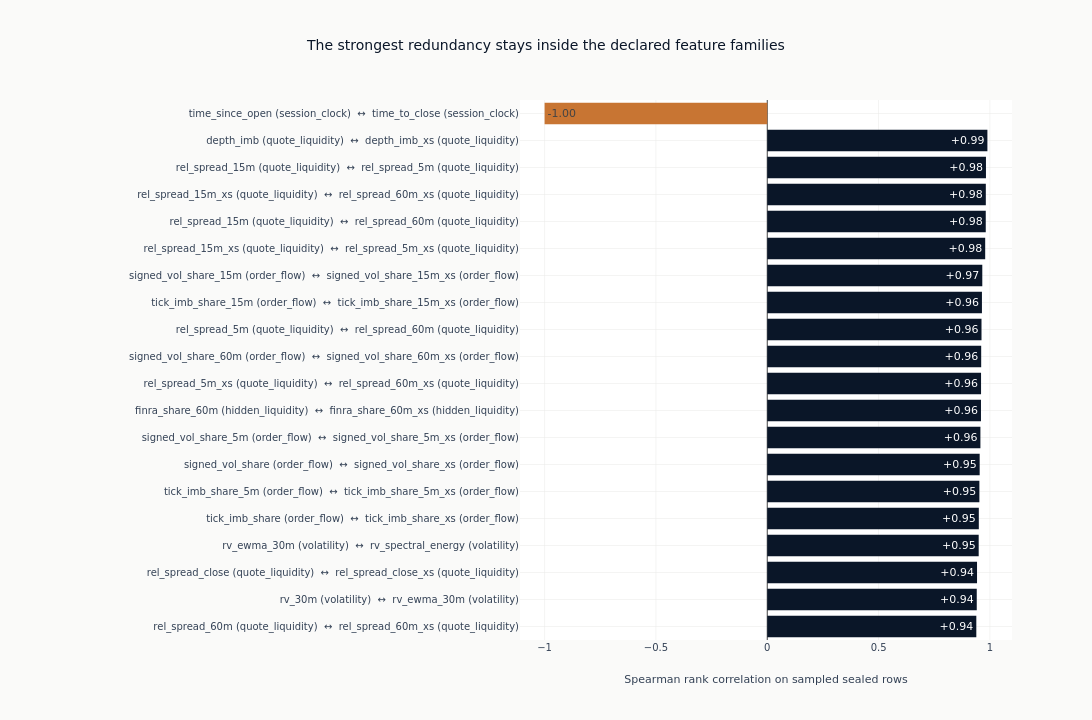

Notebook cell for this chart:
### Markdown cell above
### The Strongest Redundant Pairs

Ranked pairs rather than the full matrix. At this many features an unmasked
heatmap is mostly empty space with tick labels too small to read, and the question
the section asks is about specific pairs: which two candidates are the same
evidence entered twice. Each bar names both members and the family each belongs
to, so a pair drawn from one family and a pair spanning two are distinguishable —
the second kind is the one a family-by-family selection would miss. The counts
printed below the figure separate the two, and separate out the pairs that are a
level against its own cross-sectional z-score, which are redundant by
construction rather than by anything the data did.

### Code cell
RANKED_PAIRS = 20
if high_corr_pairs:
    ranked = sorted(high_corr_pairs, key=lambda pair: abs(pair[2]), reverse=True)[:RANKED_PAIRS]
    pair_labels = [
        f"{left} ({families.get(left, 'other')})  ↔  {right} ({families.get(right, 'other')})"
        for left, right, _ in ranked
    ]
    pair_values = [float(value) for _, _, value in ranked]
    cross_family = sum(
        families.get(left, "other") != families.get(right, "other") for left, right, _ in ranked
    )
    # A level against its own cross-sectional z-score: the same measurement twice,
    # which the family declaration already says is one hypothesis on two scales.
    same_twin = sum(left == f"{right}_xs" or right == f"{left}_xs" for left, right, _ in ranked)
    fig = go.Figure(
        go.Bar(
            x=list(reversed(pair_values)),
            y=list(reversed(pair_labels)),
            orientation="h",
            marker_color=[
                COLORS["blue"] if value > 0 else COLORS["copper"] for value in reversed(pair_values)
            ],
            text=[f"{value:+.2f}" for value in reversed(pair_values)],
            textposition="inside",
        )
    )
    fig.update_layout(
        title="The strongest redundancy stays inside the declared feature families",
        xaxis_title="Spearman rank correlation on sampled sealed rows",
        height=720,
        width=1150,
        margin={"l": 520},
        showlegend=False,
    )
    fig.show()
    print(f"Of the {len(ranked)} strongest pairs, {cross_family} span two families")
    print(f"Of the {len(ranked)} strongest pairs, {same_twin} are a level against its own z-score")

### Figure 1 — Plotly figure (JSON) as saved in the notebook; plotly's stock layout.template omitted (floating-point values rounded to 4 significant figures)
{"data": [{"marker": {"color": ["#0a1628", "#0a1628", "#0a1628", "#0a1628", "#0a1628", "#0a1628", "#0a1628", "#0a1628", "#0a1628", "#0a1628", "#0a1628", "#0a1628", "#0a1628", "#0a1628", "#0a1628", "#0a1628", "#0a1628", "#0a1628", "#0a1628", "#C87533"]}, "orientation": "h", "text": ["+0.94", "+0.94", "+0.94", "+0.95", "+0.95", "+0.95", "+0.95", "+0.96", "+0.96", "+0.96", "+0.96", "+0.96", "+0.96", "+0.97", "+0.98", "+0.98", "+0.98", "+0.98", "+0.99", "-1.00"], "textposition": "inside", "type": "bar", "x": [0.939, 0.9409, 0.9422, 0.9496, 0.9502, 0.9527, 0.954, 0.9573, 0.9599, 0.9603, 0.9609, 0.9622, 0.9642, 0.9658, 0.9788, 0.9813, 0.9817, 0.9823, 0.9888, -1.0], "y": ["rel_spread_60m (quote_liquidity)  ↔  rel_spread_60m_xs (quote_liquidity)", "rv_30m (volatility)  ↔  rv_ewma_30m (volatility)", "rel_spread_close (quote_liquidity)  ↔  rel_spread_close_xs (quote_liquidity)", "rv_ewma_30m (volatility)  ↔  rv_spectral_energy (volatility)", "tick_imb_share (order_flow)  ↔  tick_imb_share_xs (order_flow)", "tick_imb_share_5m (order_flow)  ↔  tick_imb_share_5m_xs (order_flow)", "signed_vol_share (order_flow)  ↔  signed_vol_share_xs (order_flow)", "signed_vol_share_5m (order_flow)  ↔  signed_vol_share_5m_xs (order_flow)", "finra_share_60m (hidden_liquidity)  ↔  finra_share_60m_xs (hidden_liquidity)", "rel_spread_5m_xs (quote_liquidity)  ↔  rel_spread_60m_xs (quote_liquidity)", "signed_vol_share_60m (order_flow)  ↔  signed_vol_share_60m_xs (order_flow)", "rel_spread_5m (quote_liquidity)  ↔  rel_spread_60m (quote_liquidity)", "tick_imb_share_15m (order_flow)  ↔  tick_imb_share_15m_xs (order_flow)", "signed_vol_share_15m (order_flow)  ↔  signed_vol_share_15m_xs (order_flow)", "rel_spread_15m_xs (quote_liquidity)  ↔  rel_spread_5m_xs (quote_liquidity)", "rel_spread_15m (quote_liquidity)  ↔  rel_spread_60m (quote_liquidity)", "rel_spread_15m_xs (quote_liquidity)  ↔  rel_spread_60m_xs (quote_liquidity)", "rel_spread_15m (quote_liquidity)  ↔  rel_spread_5m (quote_liquidity)", "depth_imb (quote_liquidity)  ↔  depth_imb_xs (quote_liquidity)", "time_since_open (session_clock)  ↔  time_to_close (session_clock)"]}], "layout": {"height": 720, "margin": {"l": 520}, "showlegend": false, "title": {"text": "The strongest redundancy stays inside the declared feature families"}, "width": 1150, "xaxis": {"title": {"text": "Spearman rank correlation on sampled sealed rows"}}}}
